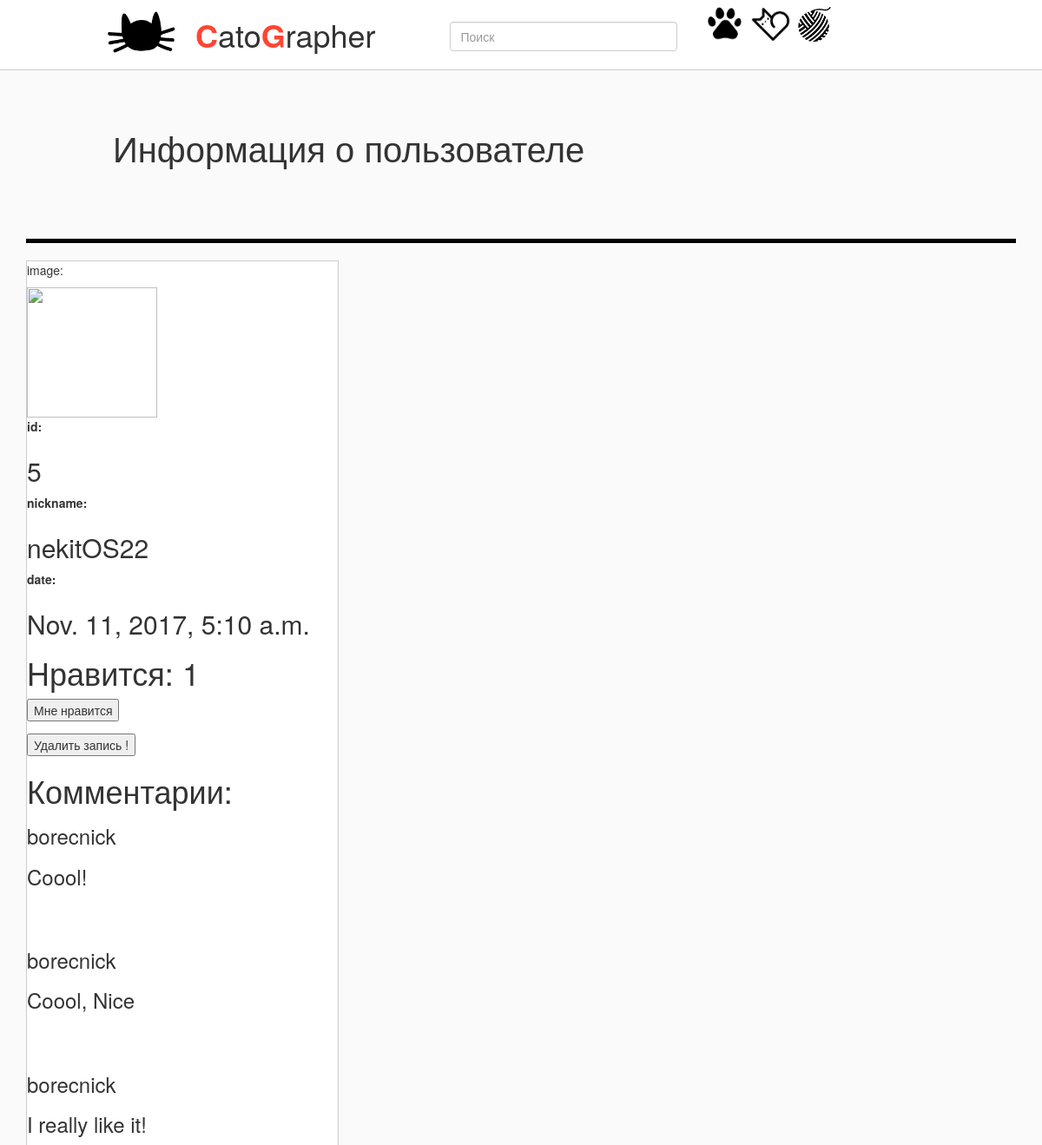
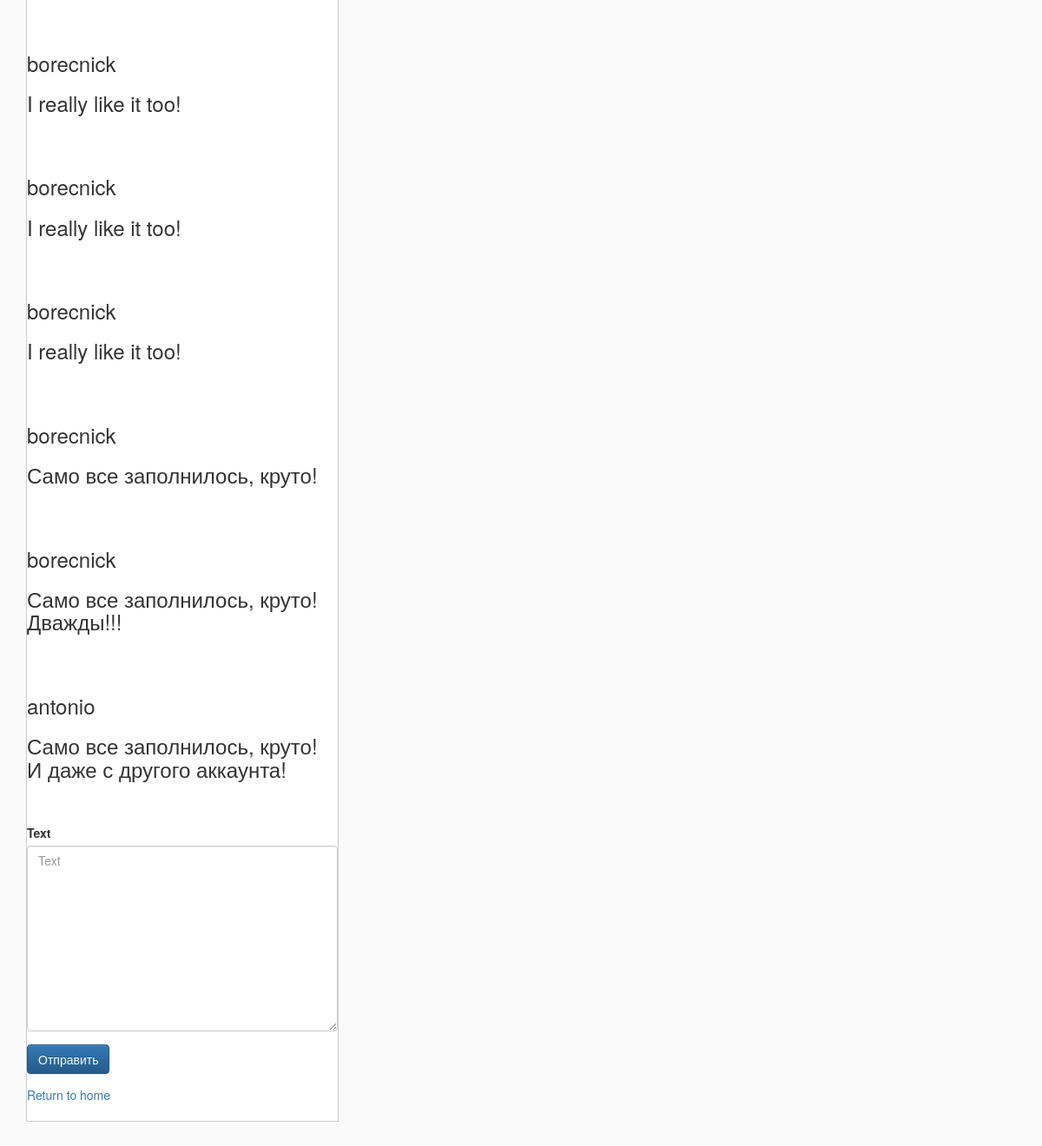
/insta/photo/5/ (signed in), run on the app's committed database (2 pictures, top to bottom).
### insta/models.py (models this page shows, shortened)
class InstaUser(models.Model):
    id = models.AutoField(primary_key=True)
    nickname_user = models.CharField(max_length=100, unique=True)
    email_user = models.CharField(max_length=100)
    password = models.CharField(max_length=100)
    image_id = models.ImageField(blank=True, upload_to="insta/photos")

class Images(models.Model):
    id = models.AutoField(primary_key=True)
    created_by = models.ForeignKey(InstaUser, on_delete=models.CASCADE)
    created_at = models.DateTimeField(auto_now_add=True)
    updated_at = models.DateTimeField(auto_now_add=True, blank=True)
    description = models.CharField(max_length=200)
    image_id = models.ImageField(upload_to="insta/photos")

class Comments(models.Model):
    publication_id = models.ForeignKey(Images, on_delete=models.CASCADE)
    date = models.DateTimeField()
    sender_id = models.ForeignKey(InstaUser, on_delete=models.CASCADE)
    text = models.TextField()

### insta/views.py (the view)
# urls.py: url(r'^photo/(?P<idph>.+)/$', views.photo, name='photo'),
def photo(request, idph):
    if request.session.get('member_id', None):
        m = Images.objects.get(pk=int(idph))
        us = InstaUser.objects.get(pk=request.session['member_id'])
        if Likes.objects.filter(
                picture=m,
                sender_id=us
        ).exists():
            text_button = "Мне больше не нравится"
        else:
            text_button = "Мне нравится"
        liik = len(Likes.objects.filter(picture=m))
        form = CommentForm(request.POST or None, request.FILES or None, initial={
                             "publication_id": m.id,
                             "date" : timezone.now() - datetime.timedelta(days=1),
                             "sender_id" : us.id,
                         })
        form.fields['sender_id'].widget = forms.HiddenInput()
        form.fields['publication_id'].widget = forms.HiddenInput()
        form.fields['date'].widget = forms.HiddenInput()
        if request.method == "POST" and form.is_valid():
            form.save()
        create = InstaUser.objects.get(pk=m.created_by.id).nickname_user
        context = {
            'id' : m.id,
            'created_by': create,
            'created_at': m.created_at,
            'image_id' : m.image_id.url,
            'form' : form,
            'l_num': liik,
            'text_button': text_button,
        }
        try:
            com = Comments.objects.filter(publication_id=m.id)#[:5]
            context['comments'] = com
        except Comments.DoesNotExist:
            pass
        return render(request, 'insta/photo.html', context)
    else:
        return HttpResponse("Чтобы посмотреть фото, зайдите на сайт")

### insta/forms.py
class CommentForm(forms.ModelForm):
    class Meta:
        model = Comments
        fields = ["publication_id", "date", "sender_id", "text"]

### insta/templates/insta/photo.html (shortened to what this page needs)
{% extends 'insta/base.html' %}
{% load bootstrap3 %}
{% load static %}
{% block content %}
<div class="elem">
    <p>image:</p>
    <img height="150" width=auto src="{{ image_id }}">
    <br>
    <label>id:</label>
    <h2>{{ id }}</h2>
    <label>nickname:</label>
    <h2>{{ created_by }}</h2>
    <label>date:</label>
    <h2>{{ created_at }}</h2>
</div>
<div class="elem">
    <h1> Нравится: {{ l_num }}</h1>
</div>
  <form action="{% url 'insta:makelike' id %}" method="get">
    <button>{{ text_button }}</button>
  </form>
  <form action="{% url 'insta:dele' id %}" method="get">
    <button>Удалить запись !</button>
  </form>
    <h1>Комментарии:</h1>
{% for comm in comments %}
<div class="elem">
    <h3>{{ comm.sender_id.nickname_user }}</h3>
    <h3>{{ comm.text }}</h3>
    <br>
    <br>
</div>
{% endfor %}
<div class="elem">
<form enctype="multipart/form-data" novalidate="" action=""  method="post" id = "form" class="form">
  {% bootstrap_form form %}
  {% buttons %}
  <button type="button" class="btn btn-primary" onclick="submitForms()">
    {% bootstrap_icon "star" %} Отправить
  </button>
  {% endbuttons %}
</form>
</div>
  <p><a href="{% url 'insta:home' %}">Return to home</a></p>
{% endblock %}

### static/css/master.css (style rules this page uses)
body { background-color: #FAFAFA; }
.item img { max-width: 358px; max-width: 358px; }

### data on the page
InstaUser: nickname_user "nekitOS22"
Images: created_at "Nov. 11, 2017, 5:10 a.m."
Comments: sender_id.nickname_user "borecnick", text "Coool!"
Comments: sender_id.nickname_user "borecnick", text "Coool, Nice"
Comments: sender_id.nickname_user "borecnick", text "I really like it!"
Comments: sender_id.nickname_user "borecnick", text "I really like it too!"
Comments: sender_id.nickname_user "borecnick", text "I really like it too!"
Comments: sender_id.nickname_user "borecnick", text "I really like it too!"
Comments: sender_id.nickname_user "borecnick", text "Само все заполнилось, круто!"
Comments: sender_id.nickname_user "borecnick", text "Само все заполнилось, круто! Дважды!!!"
Comments: sender_id.nickname_user "antonio", text "Само все заполнилось, круто! И даже с другого аккаунта!"

### other printed values
{{ id }} "5"
{{ l_num }} "1"
{{ text_button }} "Мне нравится"
